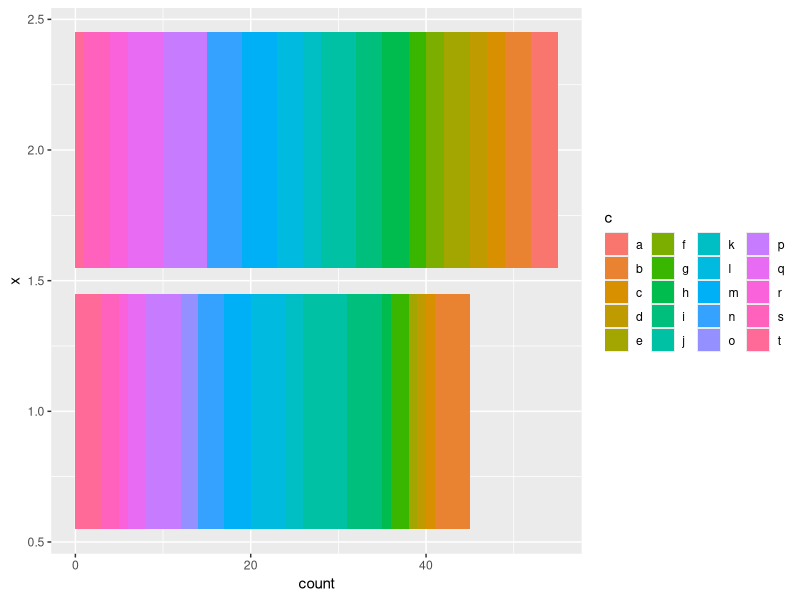
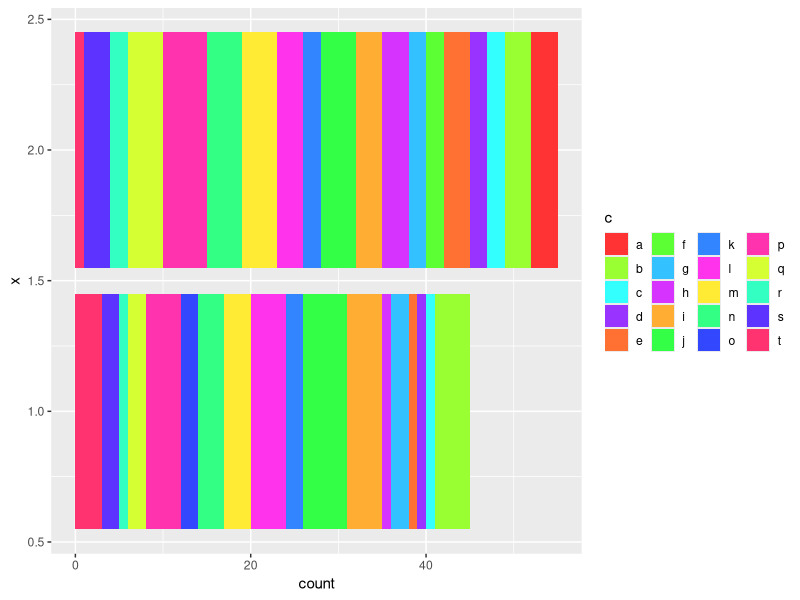

R code for these plots, in order:
## ---- chunk 1
library(ggplot2)
bar.df = data.frame(x=sample.int(2, 100, TRUE), c=sample(letters[1:20],100, TRUE))
## ---- chunk 2
interk <- function(x, k=4){ # Interleaves elements in x
  idx = unlist(lapply(1:k, function(kk) seq(kk,length(x), k)))
  x[idx]
}
pal = interk(rainbow(20, s=.8), 5)
## ---- chunk 3
ggplot(bar.df, aes(x=x, fill=c)) + geom_bar() + coord_flip() +
  guides(fill=guide_legend(ncol=4))
ggplot(bar.df, aes(x=x, fill=c)) + geom_bar() + coord_flip() +
  guides(fill=guide_legend(ncol=4)) + 
  scale_fill_manual(values=pal)
